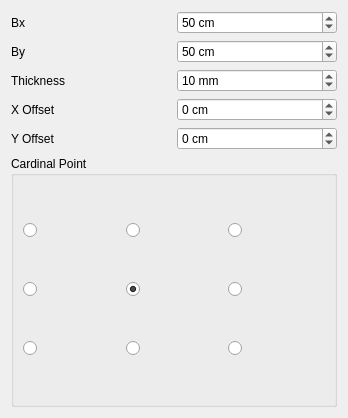
<?xml version="1.0" encoding="UTF-8"?>
<ui version="4.0">
 <class>Dialog</class>
 <widget class="QDialog" name="Dialog">
  <property name="geometry">
   <rect>
    <x>0</x>
    <y>0</y>
    <width>348</width>
    <height>418</height>
   </rect>
  </property>
  <property name="windowTitle">
   <string>Create Base Plate</string>
  </property>
  <property name="windowIcon">
   <iconset>
    <normaloff>:/osafe_images/base_plate.svg</normaloff>:/osafe_images/base_plate.svg</iconset>
  </property>
  <layout class="QGridLayout" name="gridLayout">
   <item row="3" column="0">
    <widget class="QLabel" name="label_2">
     <property name="text">
      <string>Thickness</string>
     </property>
    </widget>
   </item>
   <item row="0" column="0">
    <widget class="QLabel" name="label">
     <property name="text">
      <string>Bx</string>
     </property>
    </widget>
   </item>
   <item row="6" column="0">
    <widget class="QLabel" name="label_6">
     <property name="text">
      <string>Y Offset</string>
     </property>
    </widget>
   </item>
   <item row="3" column="1">
    <widget class="QSpinBox" name="thickness_spin">
     <property name="suffix">
      <string> mm</string>
     </property>
     <property name="minimum">
      <number>4</number>
     </property>
     <property name="maximum">
      <number>100</number>
     </property>
     <property name="singleStep">
      <number>1</number>
     </property>
     <property name="value">
      <number>10</number>
     </property>
    </widget>
   </item>
   <item row="2" column="0">
    <widget class="QLabel" name="label_4">
     <property name="text">
      <string>By</string>
     </property>
    </widget>
   </item>
   <item row="5" column="1">
    <widget class="QSpinBox" name="x_offset_combo">
     <property name="suffix">
      <string> cm</string>
     </property>
     <property name="minimum">
      <number>-3000</number>
     </property>
     <property name="maximum">
      <number>3000</number>
     </property>
     <property name="singleStep">
      <number>5</number>
     </property>
     <property name="value">
      <number>0</number>
     </property>
    </widget>
   </item>
   <item row="2" column="1">
    <widget class="QSpinBox" name="by_spin">
     <property name="suffix">
      <string> cm</string>
     </property>
     <property name="minimum">
      <number>10</number>
     </property>
     <property name="maximum">
      <number>3000</number>
     </property>
     <property name="singleStep">
      <number>5</number>
     </property>
     <property name="value">
      <number>50</number>
     </property>
    </widget>
   </item>
   <item row="5" column="0">
    <widget class="QLabel" name="label_5">
     <property name="text">
      <string>X Offset</string>
     </property>
    </widget>
   </item>
   <item row="0" column="1">
    <widget class="QSpinBox" name="bx_spin">
     <property name="suffix">
      <string> cm</string>
     </property>
     <property name="minimum">
      <number>10</number>
     </property>
     <property name="maximum">
      <number>3000</number>
     </property>
     <property name="singleStep">
      <number>5</number>
     </property>
     <property name="value">
      <number>50</number>
     </property>
    </widget>
   </item>
   <item row="6" column="1">
    <widget class="QSpinBox" name="y_offset_combo">
     <property name="suffix">
      <string> cm</string>
     </property>
     <property name="minimum">
      <number>-3000</number>
     </property>
     <property name="maximum">
      <number>3000</number>
     </property>
     <property name="singleStep">
      <number>5</number>
     </property>
     <property name="value">
      <number>0</number>
     </property>
    </widget>
   </item>
   <item row="7" column="0" colspan="2">
    <widget class="QGroupBox" name="groupBox">
     <property name="title">
      <string>Cardinal Point</string>
     </property>
     <layout class="QGridLayout" name="gridLayout_2">
      <item row="0" column="0">
       <widget class="QRadioButton" name="cardinal_7">
        <property name="text">
         <string/>
        </property>
       </widget>
      </item>
      <item row="0" column="1">
       <widget class="QRadioButton" name="cardinal_8">
        <property name="text">
         <string/>
        </property>
       </widget>
      </item>
      <item row="0" column="2">
       <widget class="QRadioButton" name="cardinal_9">
        <property name="text">
         <string/>
        </property>
       </widget>
      </item>
      <item row="1" column="0">
       <widget class="QRadioButton" name="cardinal_4">
        <property name="text">
         <string/>
        </property>
       </widget>
      </item>
      <item row="1" column="1">
       <widget class="QRadioButton" name="cardinal_5">
        <property name="text">
         <string/>
        </property>
        <property name="checked">
         <bool>true</bool>
        </property>
       </widget>
      </item>
      <item row="1" column="2">
       <widget class="QRadioButton" name="cardinal_6">
        <property name="text">
         <string/>
        </property>
       </widget>
      </item>
      <item row="2" column="0">
       <widget class="QRadioButton" name="cardinal_1">
        <property name="text">
         <string/>
        </property>
       </widget>
      </item>
      <item row="2" column="1">
       <widget class="QRadioButton" name="cardinal_2">
        <property name="text">
         <string/>
        </property>
       </widget>
      </item>
      <item row="2" column="2">
       <widget class="QRadioButton" name="cardinal_3">
        <property name="text">
         <string/>
        </property>
       </widget>
      </item>
     </layout>
    </widget>
   </item>
  </layout>
 </widget>
 <resources>
  <include location="../osafe_py_widgets/resource.qrc"/>
 </resources>
 <connections/>
</ui>
